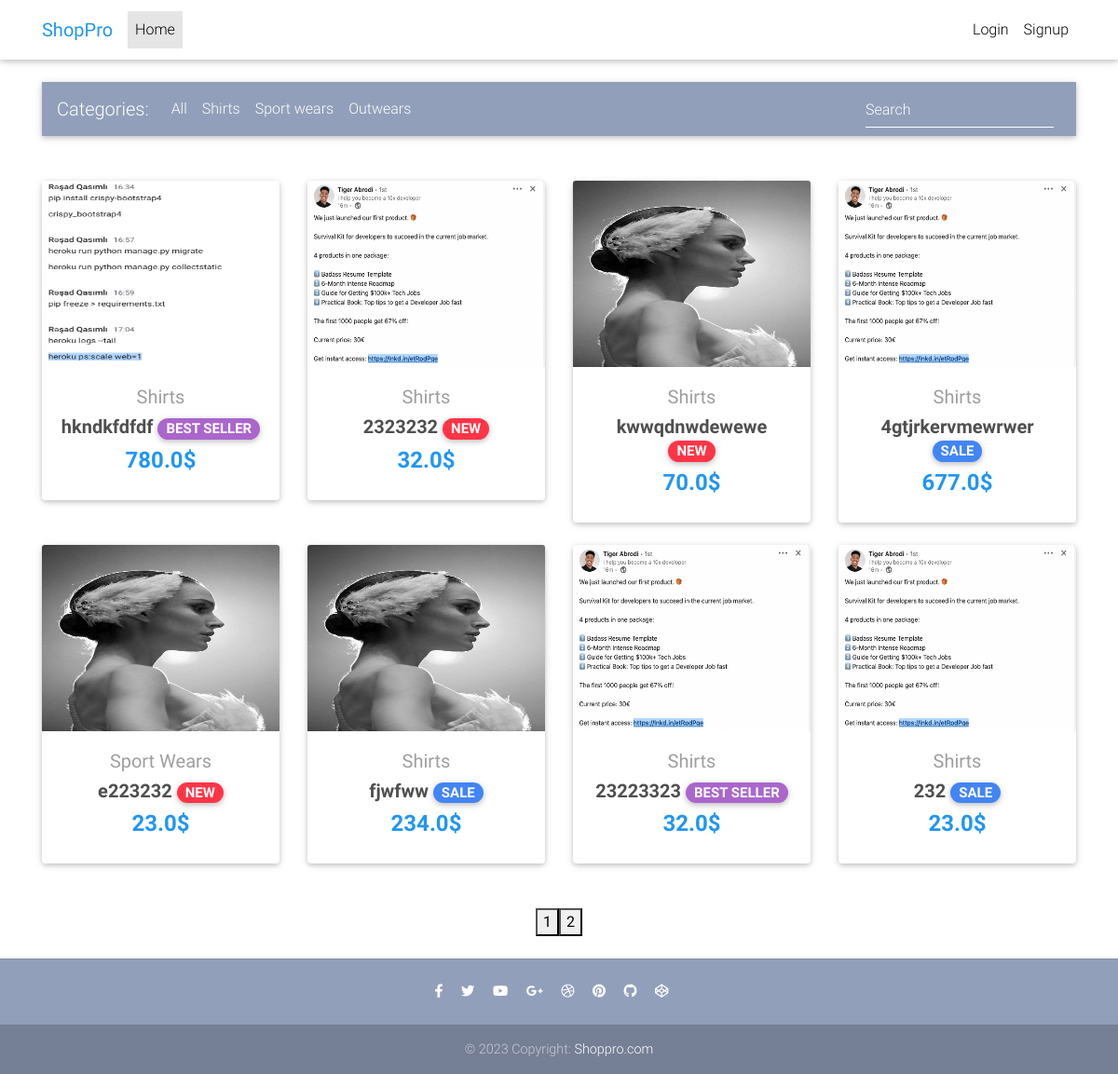
The page / on the database its author committed.
### main/models.py (models this page shows, shortened)
class Item(models.Model):
    title = models.CharField(max_length=100)
    price = models.FloatField()
    discount_price = models.FloatField(blank=True, null=True)
    category = models.CharField(choices=category_choices, max_length=2)
    label = models.CharField(choices=label_choices, max_length=1, blank=True)
    slug = models.SlugField()
    description = models.TextField()
    image = models.ImageField(blank=True, null=True)
    def get_absolute_url(self):
        return reverse('main:product', kwargs={
            'slug': self.slug
        })

### main/views.py (the view)
# urls.py: path('', HomeView.as_view(), name='home'),
class HomeView(ListView):
    model = Item
    paginate_by = 10
    template_name = "home.html"
    def get_queryset(self):
        queryset = super().get_queryset()
        return queryset.order_by('-id')

### templates/home.html (shortened to what this page needs)
{% extends 'base.html' %}
{% block content %}
<nav class="navbar navbar-expand-lg navbar-dark mdb-color lighten-3 mt-3 mb-5">
  <span class="navbar-brand">Categories:</span>
  <div class="collapse navbar-collapse" id="basicExampleNav">
    <ul class="navbar-nav mr-auto">
      <li class="nav-item">
        <a class="nav-link filter-category" href="#" data-category="all">All
        </a>
      </li>
      <li class="nav-item">
        <a class="nav-link filter-category" href="#" data-category="shirts">Shirts</a>
      </li>
      <li class="nav-item">
        <a class="nav-link filter-category" href="#" data-category="sport wears">Sport wears</a>
      </li>
      <li class="nav-item">
        <a class="nav-link filter-category" href="#" data-category="outwears">Outwears</a>
      </li>
    </ul>
    <form class="form-inline">
      <div class="md-form my-0">
        <input id="searchInput" class="form-control mr-sm-2" type="text" placeholder="Search" aria-label="Search">
      </div>
    </form>
  </div>
</nav>
<section class="text-center mb-4">
  <div class="row wow fadeIn">
    {% for item in object_list %}
    <div class="col-lg-3 col-md-6 mb-4">
      <div class="card">
        <div class="view overlay">
          <img height="200" width="200" src="{{ item.image.url }}" class="card-img-top">
        </div>
        <div class="card-body text-center">
          <a href="{{ item.get_absolute_url }}" class="grey-text">
            <h5 class="categ">{{item.get_category_display}}</h5>
          </a>
          <h5>
            <strong>
              <a href="{{ item.get_absolute_url }}" class="dark-grey-text">{{item.title}}
                {% if item.label == 'P' %}
                <span class="badge badge-pill primary-color">SALE</span>
                {% elif item.label == 'S' %}
                <span class="badge badge-pill secondary-color">BEST SELLER</span>
                {% elif item.label == 'D' %}
                <span class="badge badge-pill danger-color">NEW</span>
                {% endif %}
              </a>
            </strong>
          </h5>
          <h4 class="font-weight-bold blue-text">
            {% if item.discount_price %}
            <strong>{{item.discount_price}}$</strong>
            {% else %}
            <strong>{{item.price}}$</strong>
            {% endif %}
          </h4>
        </div>
      </div>
    </div>
    {% endfor %}
  </div>
</section>
{% endblock content %}

### templates/base.html (style rules this page uses)
html, body, header, .carousel { height: 60vh; }

### rows shown on the page
Item: image (picture), category "Shirts", title "hkndkfdfdf", label "BEST SELLER", discount_price "780.0"
Item: image (picture), category "Shirts", title "2323232", label "NEW", discount_price "32.0"
Item: image (picture), category "Shirts", title "kwwqdnwdewewe", label "NEW", discount_price "70.0"
Item: image (picture), category "Shirts", title "4gtjrkervmewrwer", label "SALE", discount_price "677.0"
Item: image (picture), category "Sport Wears", title "e223232", label "NEW", discount_price "23.0"
Item: image (picture), category "Shirts", title "fjwfww", label "SALE", price "234.0"
Item: image (picture), category "Shirts", title "23223323", label "BEST SELLER", discount_price "32.0"
Item: image (picture), category "Shirts", title "232", label "SALE", discount_price "23.0"
